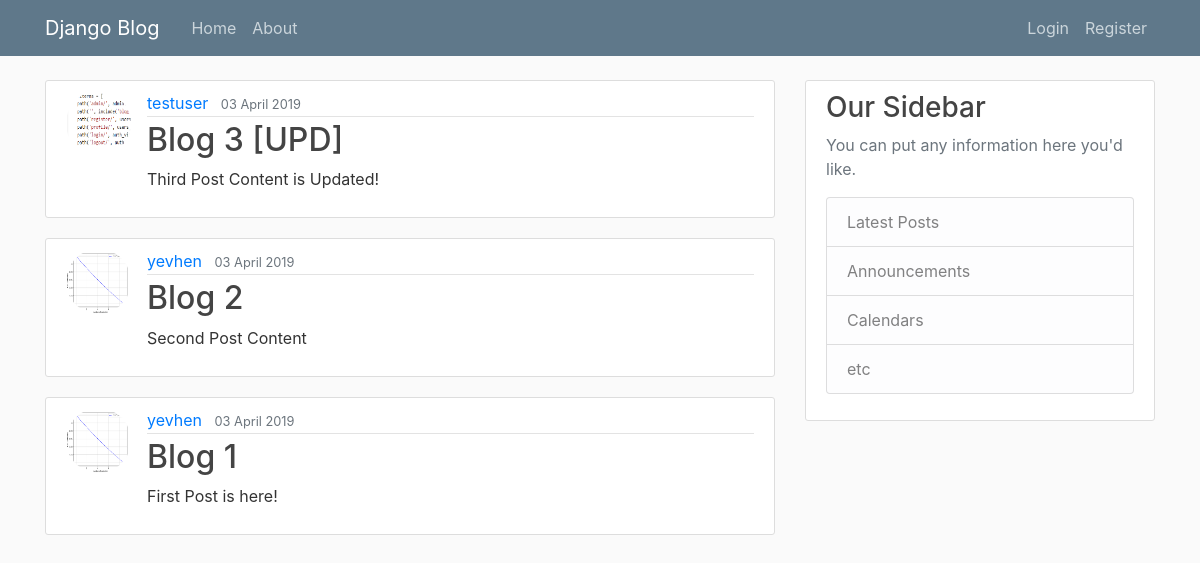
/, run on an earlier commit of the app's database.
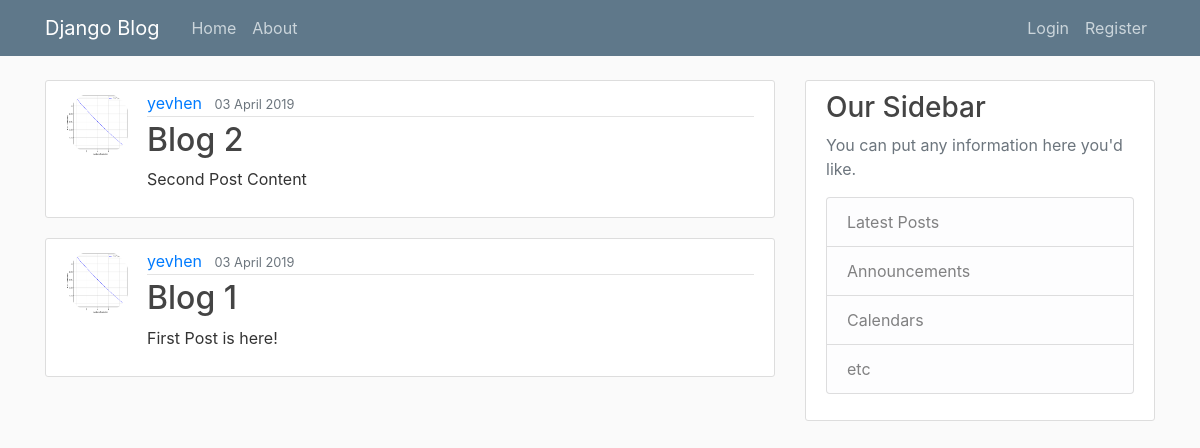
And on a later commit of the database.
### blog/models.py (models this page shows, shortened)
class Post(models.Model):
    title = models.CharField(max_length=100)
    content = models.TextField()
    date_posted = models.DateTimeField(default=timezone.now)
    author = models.ForeignKey(User, on_delete=models.CASCADE)

### users/models.py (models this page shows, shortened)
class Profile(models.Model):
    user = models.OneToOneField(User, on_delete=models.CASCADE)
    image = models.ImageField(default='default.jpg', upload_to='profile_pics')

### blog/views.py (the view)
# urls.py: path('', PostListView.as_view(), name='blog-home'),
class PostListView(ListView):
    model = Post
    template_name = 'blog/home.html'
    context_object_name = 'posts'
    ordering = ['-date_posted'] # ordering asc with minus sign
    paginate_by = 5 # paginations functionality

### blog/templates/blog/home.html
{% extends "blog/base.html" %}
{% block content %}
    {% for post in posts %}
    <article class="media content-section">
        <img class="rounded-circle article-img" src="{{ post.author.profile.image.url }}" alt="{{ post.author }}">
        <div class="media-body">
            <div class="article-metadata">
                <a class="mr-2" href="#">{{ post.author }}</a>
                <small class="text-muted">{{ post.date_posted|date:"d F Y" }}</small>
            </div>
            <h2><a class="article-title" href="{% url 'post-detail' post.id %}">{{ post.title }}</a></h2>
            <p class="article-content">{{ post.content }}</p>
        </div>
    </article>
    {% endfor %}
{% endblock content %}

What changed in the data, as far as the page shows it:
removed Post: author.profile.image (placeholder picture), author "testuser", date_posted "03 April 2019", title "Blog 3 [UPD]", content "Third Post Content is Updated!"
